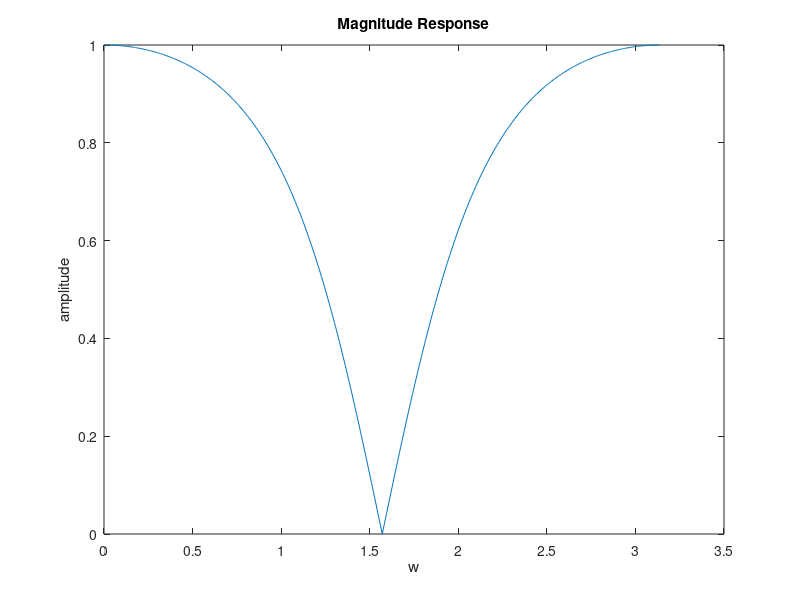

This figure's MATLAB source:
a = [1 0 0.268];
b = [0.634 0 0.634];
n = 512;
[h,w] = freqz(b,a,n);
plot(w,abs(h));
title("Magnitude Response");
xlabel("w");
ylabel("amplitude");
